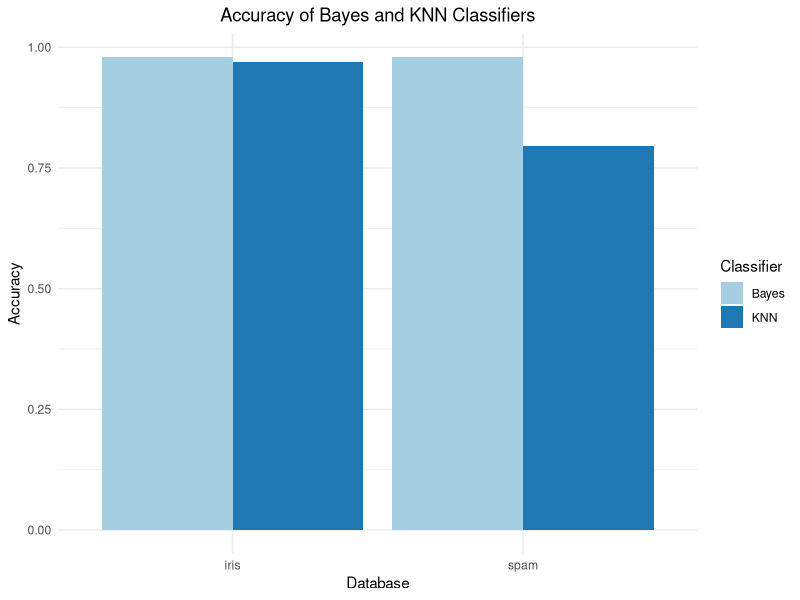

Write R code to recreate this figure.
install.packages(c("kernlab", "tidyverse", "e1071",
                   "caTools", "caret", "class"))

library(kernlab)
library(tidyverse)
library(e1071)
library(caTools)
library(caret)
library(class)
library(caret)

set.seed(42)

#### iris ####
data("iris")
head(iris)

rows <- sample.int(nrow(iris), size = round(nrow(iris)/3), replace = F)
iris.train <- iris[-rows,]
iris.test <- iris[rows,]

# Bayes Classifier
iris.NB <- naiveBayes(x = subset(iris.train, select = -c(Species)), y = iris.train['Species'])
iris.NB.pred <- predict(iris.NB, newdata = iris.test)

confusion_matrix <- table(iris.NB.pred, iris.test$Species)
accuracy <- sum(diag(confusion_matrix)) / sum(confusion_matrix)
print(confusion_matrix)
cat("Accuracy:", round(accuracy * 100, 2), "%\n")

# KNN
iris.KNN.tC <- trainControl(method  = "cv",
                          number  = 5)

iris.KNN.fit <- train(Species ~ .,
                  method     = "knn",
                  tuneGrid   = expand.grid(k = 1:10),
                  trControl  = iris.KNN.tC,
                  metric     = "Accuracy",
                  data       = iris)
iris.KNN.fit

cat("Accuracy:", mean(iris.KNN.fit[["results"]][["Accuracy"]]))

#### spam ####
data(spam)
head(spam)
table(spam['type'])

rows <- sample.int(nrow(spam), size = round(nrow(spam)/3), replace = F)
spam.train <- spam[-rows,]
spam.test <- spam[rows,]

# Bayes Classifier
spam.NB <- naiveBayes(x = subset(spam.train, select = -c(type)), y = spam.train['type'])
spam.NB.pred <- predict(spam.NB, newdata = spam.test)

spam.confusion_matrix <- table(spam.NB.pred, spam.test$type)
spam.accuracy <- sum(diag(confusion_matrix)) / sum(confusion_matrix)
print(spam.confusion_matrix)
cat("Accuracy:", round(spam.accuracy * 100, 2), "%\n")

# KNN
spam.KNN.tC <- trainControl(method  = "cv",
                            number  = 5)

spam.KNN.fit <- train(type ~ .,
                      method     = "knn",
                      tuneGrid   = expand.grid(k = 1:10),
                      trControl  = iris.KNN.tC,
                      metric     = "Accuracy",
                      data       = spam)
spam.KNN.fit

cat("Accuracy:", mean(spam.KNN.fit[["results"]][["Accuracy"]]))


# Load required library
library(ggplot2)

# Create a data frame with the provided data
data <- data.frame(
  Database = c("iris", "spam", "iris", "spam"),
  Classifier = c("Bayes", "Bayes", "KNN", "KNN"),
  Accuracy = c(0.98, 0.98, 0.968666, 0.795154)
)

# Create the plot
plot <- ggplot(data, aes(x = Database, y = Accuracy, fill = Classifier)) +
  geom_bar(stat = "identity", position = "dodge") +
  labs(title = "Accuracy of Bayes and KNN Classifiers",
       x = "Database",
       y = "Accuracy",
       fill = "Classifier") +
  scale_fill_brewer(palette = "Paired") +
  theme_minimal() + 
  theme(plot.title = element_text(hjust = 0.5))

# Display the plot
print(plot)
